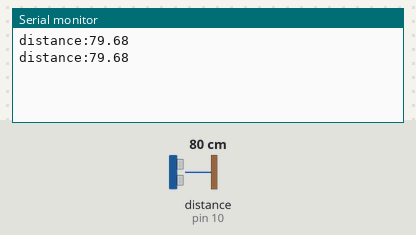
The sketch below on a simulated Arduino Uno, built with avr-gcc and run on an emulated ATmega328P. Parts: the last lines printed to the serial monitor. Wiring (inferred from the names in the program): ultrasonic range finder: trigger pin 9; echo pin 10. The test bench sets the inputs (shaded band); at power-on: distance to the obstacle (sensor on pin 10) 80 cm. The echo pulse lasts 58.3 µs per cm.

Above: at 2.8 s.
2.9 s: distance to the obstacle (sensor on pin 10) set to 2 cm
At 4.8 s:
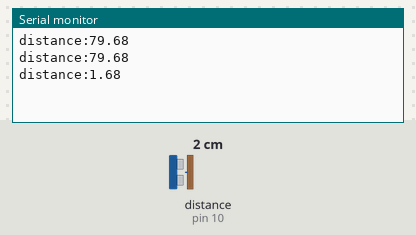
5.6 s: distance to the obstacle (sensor on pin 10) set to 4 cm
At 6.3 s:
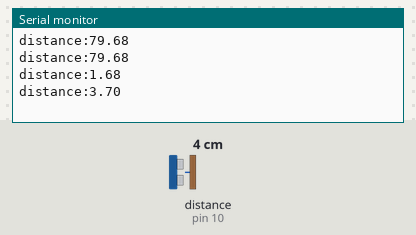
Timing chart, 0 to 8.6 s (numbered marks = the images above; inputs shaded):
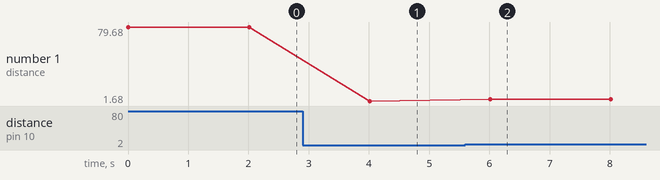

The sketch:

esinam_ultrasonic.ino
```cpp
const int trig=9;
const int echoe=10;
float duration,distance;
float speed = 0.0343;

void setup() {
  pinMode(trig,OUTPUT);
  pinMode(echoe, INPUT);
  Serial.begin(9600);
  // put your setup code here, to run once:

}

void loop() {
  digitalWrite(trig,LOW);
  delayMicroseconds(2);
  digitalWrite(trig, HIGH);
  delayMicroseconds(10);
  digitalWrite(trig,LOW);

  duration= pulseIn(echoe, HIGH);
  distance = (speed * duration)/2;
  Serial.print("distance:");
  Serial.println(distance);
  delay(2000);
}

  // put your main code here, to run repeatedly:}
```

Measured:
- after the input at 2.9 s, the serial monitor: prints a new line after 1.1 s (image 1)
- after the input at 5.6 s, the serial monitor: prints a new line after 0.41 s (image 2)
- plotted number 1: 79.68 → 1.68 after the input at 2.9 s, 1.68 → 3.7 after the input at 5.6 s
